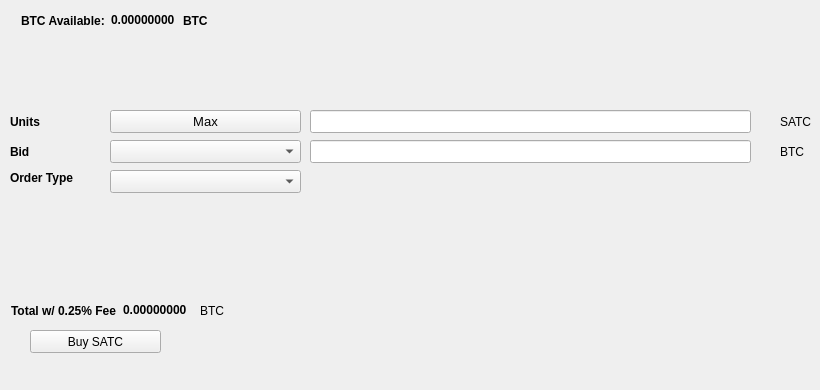
   <widget class="QWidget" name="BuyTab">
    <attribute name="title">
     <string>Buy</string>
    </attribute>
    <widget class="QPushButton" name="BuySATC">
     <property name="geometry">
      <rect>
       <x>30</x>
       <y>330</y>
       <width>131</width>
       <height>23</height>
      </rect>
     </property>
     <property name="text">
      <string>Buy SATC</string>
     </property>
     <property name="icon">
      <iconset resource="../satc.qrc">
       <normaloff>:/icons/bitcoin</normaloff>:/icons/bitcoin</iconset>
     </property>
    </widget>
    <widget class="QLabel" name="label_3">
     <property name="geometry">
      <rect>
       <x>10</x>
       <y>110</y>
       <width>46</width>
       <height>23</height>
      </rect>
     </property>
     <property name="font">
      <font>
       <weight>75</weight>
       <bold>true</bold>
      </font>
     </property>
     <property name="text">
      <string>Units</string>
     </property>
    </widget>
    <widget class="QLineEdit" name="UnitsInput">
     <property name="geometry">
      <rect>
       <x>310</x>
       <y>110</y>
       <width>441</width>
       <height>23</height>
      </rect>
     </property>
     <property name="font">
      <font>
       <pointsize>9</pointsize>
       <weight>75</weight>
       <bold>true</bold>
      </font>
     </property>
    </widget>
    <widget class="QLineEdit" name="BuyBidPriceEdit">
     <property name="geometry">
      <rect>
       <x>310</x>
       <y>140</y>
       <width>441</width>
       <height>23</height>
      </rect>
     </property>
     <property name="font">
      <font>
       <pointsize>9</pointsize>
       <weight>75</weight>
       <bold>true</bold>
      </font>
     </property>
    </widget>
    <widget class="QLabel" name="label_4">
     <property name="geometry">
      <rect>
       <x>780</x>
       <y>110</y>
       <width>31</width>
       <height>23</height>
      </rect>
     </property>
     <property name="text">
      <string>SATC</string>
     </property>
    </widget>
    <widget class="QLabel" name="label_5">
     <property name="geometry">
      <rect>
       <x>780</x>
       <y>140</y>
       <width>31</width>
       <height>23</height>
      </rect>
     </property>
     <property name="text">
      <string>BTC</string>
     </property>
    </widget>
    <widget class="QLabel" name="label_6">
     <property name="geometry">
      <rect>
       <x>10</x>
       <y>140</y>
       <width>46</width>
       <height>23</height>
      </rect>
     </property>
     <property name="font">
      <font>
       <weight>75</weight>
       <bold>true</bold>
      </font>
     </property>
     <property name="text">
      <string>Bid</string>
     </property>
    </widget>
    <widget class="QLabel" name="label_7">
     <property name="geometry">
      <rect>
       <x>10</x>
       <y>170</y>
       <width>91</width>
       <height>16</height>
      </rect>
     </property>
     <property name="font">
      <font>
       <weight>75</weight>
       <bold>true</bold>
      </font>
     </property>
     <property name="text">
      <string>Order Type</string>
     </property>
    </widget>
    <widget class="QPushButton" name="Buy_Max_Amount">
     <property name="geometry">
      <rect>
       <x>110</x>
       <y>110</y>
       <width>191</width>
       <height>23</height>
      </rect>
     </property>
     <property name="font">
      <font>
       <pointsize>10</pointsize>
      </font>
     </property>
     <property name="text">
      <string>Max</string>
     </property>
    </widget>
    <widget class="QComboBox" name="BuyBidcomboBox">
     <property name="geometry">
      <rect>
       <x>110</x>
       <y>140</y>
       <width>191</width>
       <height>23</height>
      </rect>
     </property>
     <property name="font">
      <font>
       <pointsize>10</pointsize>
      </font>
     </property>
    </widget>
    <widget class="QComboBox" name="buyOrdertypeCombo">
     <property name="geometry">
      <rect>
       <x>110</x>
       <y>170</y>
       <width>191</width>
       <height>23</height>
      </rect>
     </property>
     <property name="font">
      <font>
       <pointsize>10</pointsize>
      </font>
     </property>
    </widget>
    <widget class="QWidget" name="layoutWidget1">
     <property name="geometry">
      <rect>
       <x>21</x>
       <y>11</y>
       <width>227</width>
       <height>19</height>
      </rect>
     </property>
     <layout class="QHBoxLayout" name="horizontalLayout_3">
      <item>
       <widget class="QLabel" name="label232">
        <property name="font">
         <font>
          <weight>75</weight>
          <bold>true</bold>
         </font>
        </property>
        <property name="text">
         <string>BTC Available:</string>
        </property>
       </widget>
      </item>
      <item>
       <widget class="QLabel" name="BtcAvailableLbl">
        <property name="palette">
         <palette>
          <active>
           <colorrole role="WindowText">
            <brush brushstyle="SolidPattern">
             <color alpha="255">
              <red>0</red>
              <green>0</green>
              <blue>0</blue>
             </color>
            </brush>
           </colorrole>
           <colorrole role="Button">
            <brush brushstyle="SolidPattern">
             <color alpha="255">
              <red>0</red>
              <green>170</green>
              <blue>0</blue>
             </color>
            </brush>
           </colorrole>
           <colorrole role="Light">
            <brush brushstyle="SolidPattern">
             <color alpha="255">
              <red>0</red>
              <green>255</green>
              <blue>0</blue>
             </color>
            </brush>
           </colorrole>
           <colorrole role="Midlight">
            <brush brushstyle="SolidPattern">
             <color alpha="255">
              <red>0</red>
              <green>212</green>
              <blue>0</blue>
             </color>
            </brush>
           </colorrole>
           <colorrole role="Dark">
            <brush brushstyle="SolidPattern">
             <color alpha="255">
              <red>0</red>
              <green>85</green>
              <blue>0</blue>
             </color>
            </brush>
           </colorrole>
           <colorrole role="Mid">
            <brush brushstyle="SolidPattern">
             <color alpha="255">
              <red>0</red>
              <green>113</green>
              <blue>0</blue>
             </color>
            </brush>
           </colorrole>
           <colorrole role="Text">
            <brush brushstyle="SolidPattern">
             <color alpha="255">
              <red>0</red>
              <green>170</green>
              <blue>0</blue>
             </color>
            </brush>
           </colorrole>
           <colorrole role="BrightText">
            <brush brushstyle="SolidPattern">
             <color alpha="255">
              <red>255</red>
              <green>255</green>
              <blue>255</blue>
             </color>
            </brush>
           </colorrole>
           <colorrole role="ButtonText">
            <brush brushstyle="SolidPattern">
             <color alpha="255">
              <red>0</red>
              <green>0</green>
              <blue>0</blue>
             </color>
            </brush>
           </colorrole>
           <colorrole role="Base">
            <brush brushstyle="SolidPattern">
             <color alpha="255">
              <red>255</red>
              <green>255</green>
              <blue>255</blue>
             </color>
            </brush>
           </colorrole>
           <colorrole role="Window">
            <brush brushstyle="SolidPattern">
             <color alpha="255">
              <red>0</red>
              <green>170</green>
              <blue>0</blue>
             </color>
            </brush>
           </colorrole>
           <colorrole role="Shadow">
            <brush brushstyle="SolidPattern">
             <color alpha="255">
              <red>0</red>
              <green>0</green>
              <blue>0</blue>
             </color>
            </brush>
           </colorrole>
           <colorrole role="AlternateBase">
            <brush brushstyle="SolidPattern">
             <color alpha="255">
              <red>127</red>
              <green>212</green>
              <blue>127</blue>
             </color>
            </brush>
           </colorrole>
           <colorrole role="ToolTipBase">
            <brush brushstyle="SolidPattern">
             <color alpha="255">
              <red>255</red>
              <green>255</green>
              <blue>220</blue>
             </color>
            </brush>
           </colorrole>
           <colorrole role="ToolTipText">
            <brush brushstyle="SolidPattern">
             <color alpha="255">
              <red>0</red>
              <green>0</green>
              <blue>0</blue>
             </color>
            </brush>
           </colorrole>
          </active>
          <inactive>
           <colorrole role="WindowText">
            <brush brushstyle="SolidPattern">
             <color alpha="255">
              <red>0</red>
              <green>0</green>
              <blue>0</blue>
             </color>
            </brush>
           </colorrole>
           <colorrole role="Button">
            <brush brushstyle="SolidPattern">
             <color alpha="255">
              <red>0</red>
              <green>170</green>
              <blue>0</blue>
             </color>
            </brush>
           </colorrole>
           <colorrole role="Light">
            <brush brushstyle="SolidPattern">
             <color alpha="255">
              <red>0</red>
              <green>255</green>
              <blue>0</blue>
             </color>
            </brush>
           </colorrole>
           <colorrole role="Midlight">
            <brush brushstyle="SolidPattern">
             <color alpha="255">
              <red>0</red>
              <green>212</green>
              <blue>0</blue>
             </color>
            </brush>
           </colorrole>
           <colorrole role="Dark">
            <brush brushstyle="SolidPattern">
             <color alpha="255">
              <red>0</red>
              <green>85</green>
              <blue>0</blue>
             </color>
            </brush>
           </colorrole>
           <colorrole role="Mid">
            <brush brushstyle="SolidPattern">
             <color alpha="255">
              <red>0</red>
              <green>113</green>
              <blue>0</blue>
             </color>
            </brush>
           </colorrole>
           <colorrole role="Text">
            <brush brushstyle="SolidPattern">
             <color alpha="255">
              <red>0</red>
              <green>170</green>
              <blue>0</blue>
             </color>
            </brush>
           </colorrole>
           <colorrole role="BrightText">
            <brush brushstyle="SolidPattern">
             <color alpha="255">
              <red>255</red>
              <green>255</green>
              <blue>255</blue>
             </color>
            </brush>
           </colorrole>
           <colorrole role="ButtonText">
            <brush brushstyle="SolidPattern">
             <color alpha="255">
              <red>0</red>
              <green>0</green>
              <blue>0</blue>
             </color>
            </brush>
           </colorrole>
           <colorrole role="Base">
            <brush brushstyle="SolidPattern">
             <color alpha="255">
              <red>255</red>
              <green>255</green>
              <blue>255</blue>
             </color>
            </brush>
           </colorrole>
           <colorrole role="Window">
            <brush brushstyle="SolidPattern">
             <color alpha="255">
              <red>0</red>
              <green>170</green>
              <blue>0</blue>
             </color>
            </brush>
           </colorrole>
           <colorrole role="Shadow">
            <brush brushstyle="SolidPattern">
             <color alpha="255">
              <red>0</red>
              <green>0</green>
              <blue>0</blue>
             </color>
            </brush>
           </colorrole>
           <colorrole role="AlternateBase">
            <brush brushstyle="SolidPattern">
             <color alpha="255">
              <red>127</red>
              <green>212</green>
              <blue>127</blue>
             </color>
            </brush>
           </colorrole>
           <colorrole role="ToolTipBase">
            <brush brushstyle="SolidPattern">
             <color alpha="255">
              <red>255</red>
              <green>255</green>
              <blue>220</blue>
             </color>
            </brush>
           </colorrole>
           <colorrole role="ToolTipText">
            <brush brushstyle="SolidPattern">
             <color alpha="255">
              <red>0</red>
              <green>0</green>
              <blue>0</blue>
             </color>
            </brush>
           </colorrole>
          </inactive>
          <disabled>
           <colorrole role="WindowText">
            <brush brushstyle="SolidPattern">
             <color alpha="255">
              <red>0</red>
              <green>85</green>
              <blue>0</blue>
             </color>
            </brush>
           </colorrole>
           <colorrole role="Button">
            <brush brushstyle="SolidPattern">
             <color alpha="255">
              <red>0</red>
              <green>170</green>
              <blue>0</blue>
             </color>
            </brush>
           </colorrole>
           <colorrole role="Light">
            <brush brushstyle="SolidPattern">
             <color alpha="255">
              <red>0</red>
              <green>255</green>
              <blue>0</blue>
             </color>
            </brush>
           </colorrole>
           <colorrole role="Midlight">
            <brush brushstyle="SolidPattern">
             <color alpha="255">
              <red>0</red>
              <green>212</green>
              <blue>0</blue>
             </color>
            </brush>
           </colorrole>
           <colorrole role="Dark">
            <brush brushstyle="SolidPattern">
             <color alpha="255">
              <red>0</red>
              <green>85</green>
              <blue>0</blue>
             </color>
            </brush>
           </colorrole>
           <colorrole role="Mid">
            <brush brushstyle="SolidPattern">
             <color alpha="255">
              <red>0</red>
              <green>113</green>
              <blue>0</blue>
             </color>
            </brush>
           </colorrole>
           <colorrole role="Text">
            <brush brushstyle="SolidPattern">
             <color alpha="255">
              <red>0</red>
              <green>85</green>
              <blue>0</blue>
             </color>
            </brush>
           </colorrole>
           <colorrole role="BrightText">
            <brush brushstyle="SolidPattern">
             <color alpha="255">
              <red>255</red>
              <green>255</green>
              <blue>255</blue>
             </color>
            </brush>
           </colorrole>
           <colorrole role="ButtonText">
            <brush brushstyle="SolidPattern">
             <color alpha="255">
              <red>0</red>
              <green>85</green>
              <blue>0</blue>
             </color>
            </brush>
           </colorrole>
           <colorrole role="Base">
            <brush brushstyle="SolidPattern">
             <color alpha="255">
              <red>0</red>
              <green>170</green>
              <blue>0</blue>
             </color>
            </brush>
           </colorrole>
           <colorrole role="Window">
            <brush brushstyle="SolidPattern">
             <color alpha="255">
              <red>0</red>
              <green>170</green>
              <blue>0</blue>
             </color>
            </brush>
           </colorrole>
           <colorrole role="Shadow">
            <brush brushstyle="SolidPattern">
             <color alpha="255">
              <red>0</red>
              <green>0</green>
              <blue>0</blue>
             </color>
            </brush>
           </colorrole>
           <colorrole role="AlternateBase">
            <brush brushstyle="SolidPattern">
             <color alpha="255">
              <red>0</red>
              <green>170</green>
              <blue>0</blue>
             </color>
            </brush>
           </colorrole>
           <colorrole role="ToolTipBase">
            <brush brushstyle="SolidPattern">
             <color alpha="255">
              <red>255</red>
              <green>255</green>
              <blue>220</blue>
             </color>
            </brush>
           </colorrole>
           <colorrole role="ToolTipText">
            <brush brushstyle="SolidPattern">
             <color alpha="255">
              <red>0</red>
              <green>0</green>
              <blue>0</blue>
             </color>
            </brush>
           </colorrole>
          </disabled>
         </palette>
        </property>
        <property name="font">
         <font>
          <weight>75</weight>
          <bold>true</bold>
         </font>
        </property>
        <property name="text">
         <string>0.00000000</string>
        </property>
        <property name="textInteractionFlags">
         <set>Qt::LinksAccessibleByMouse|Qt::TextSelectableByKeyboard|Qt::TextSelectableByMouse</set>
        </property>
       </widget>
      </item>
      <item>
       <widget class="QLabel" name="BtcAvailableLbl_2">
        <property name="font">
         <font>
          <weight>75</weight>
          <bold>true</bold>
         </font>
        </property>
        <property name="text">
         <string>BTC</string>
        </property>
       </widget>
      </item>
     </layout>
    </widget>
    <widget class="QWidget" name="layoutWidge2">
     <property name="geometry">
      <rect>
       <x>11</x>
       <y>301</y>
       <width>259</width>
       <height>19</height>
      </rect>
     </property>
     <layout class="QHBoxLayout" name="horizontalLayout_4">
      <item>
       <widget class="QLabel" name="label_9">
        <property name="font">
         <font>
          <weight>75</weight>
          <bold>true</bold>
         </font>
        </property>
        <property name="text">
         <string>Total w/ 0.25% Fee</string>
        </property>
       </widget>
      </item>
      <item>
       <widget class="QLabel" name="BuyCostLabel">
        <property name="palette">
         <palette>
          <active>
           <colorrole role="WindowText">
            <brush brushstyle="SolidPattern">
             <color alpha="255">
              <red>0</red>
              <green>0</green>
              <blue>0</blue>
             </color>
            </brush>
           </colorrole>
           <colorrole role="Button">
            <brush brushstyle="SolidPattern">
             <color alpha="255">
              <red>0</red>
              <green>170</green>
              <blue>0</blue>
             </color>
            </brush>
           </colorrole>
           <colorrole role="Light">
            <brush brushstyle="SolidPattern">
             <color alpha="255">
              <red>0</red>
              <green>255</green>
              <blue>0</blue>
             </color>
            </brush>
           </colorrole>
           <colorrole role="Midlight">
            <brush brushstyle="SolidPattern">
             <color alpha="255">
              <red>0</red>
              <green>212</green>
              <blue>0</blue>
             </color>
            </brush>
           </colorrole>
           <colorrole role="Dark">
            <brush brushstyle="SolidPattern">
             <color alpha="255">
              <red>0</red>
              <green>85</green>
              <blue>0</blue>
             </color>
            </brush>
           </colorrole>
           <colorrole role="Mid">
            <brush brushstyle="SolidPattern">
             <color alpha="255">
              <red>0</red>
              <green>113</green>
              <blue>0</blue>
             </color>
            </brush>
           </colorrole>
           <colorrole role="Text">
            <brush brushstyle="SolidPattern">
             <color alpha="255">
              <red>0</red>
              <green>170</green>
              <blue>0</blue>
             </color>
            </brush>
           </colorrole>
           <colorrole role="BrightText">
            <brush brushstyle="SolidPattern">
             <color alpha="255">
              <red>255</red>
              <green>255</green>
              <blue>255</blue>
             </color>
            </brush>
           </colorrole>
           <colorrole role="ButtonText">
            <brush brushstyle="SolidPattern">
             <color alpha="255">
              <red>0</red>
              <green>0</green>
              <blue>0</blue>
             </color>
            </brush>
           </colorrole>
           <colorrole role="Base">
            <brush brushstyle="SolidPattern">
             <color alpha="255">
              <red>255</red>
              <green>255</green>
              <blue>255</blue>
             </color>
            </brush>
           </colorrole>
           <colorrole role="Window">
            <brush brushstyle="SolidPattern">
             <color alpha="255">
              <red>0</red>
              <green>170</green>
              <blue>0</blue>
             </color>
            </brush>
           </colorrole>
           <colorrole role="Shadow">
            <brush brushstyle="SolidPattern">
             <color alpha="255">
              <red>0</red>
              <green>0</green>
              <blue>0</blue>
             </color>
            </brush>
           </colorrole>
           <colorrole role="AlternateBase">
            <brush brushstyle="SolidPattern">
             <color alpha="255">
              <red>127</red>
              <green>212</green>
              <blue>127</blue>
             </color>
            </brush>
           </colorrole>
           <colorrole role="ToolTipBase">
            <brush brushstyle="SolidPattern">
             <color alpha="255">
              <red>255</red>
              <green>255</green>
              <blue>220</blue>
             </color>
            </brush>
           </colorrole>
           <colorrole role="ToolTipText">
            <brush brushstyle="SolidPattern">
             <color alpha="255">
              <red>0</red>
              <green>0</green>
              <blue>0</blue>
             </color>
            </brush>
           </colorrole>
          </active>
          <inactive>
           <colorrole role="WindowText">
            <brush brushstyle="SolidPattern">
             <color alpha="255">
              <red>0</red>
              <green>0</green>
              <blue>0</blue>
             </color>
            </brush>
           </colorrole>
           <colorrole role="Button">
            <brush brushstyle="SolidPattern">
             <color alpha="255">
              <red>0</red>
              <green>170</green>
              <blue>0</blue>
             </color>
            </brush>
           </colorrole>
           <colorrole role="Light">
            <brush brushstyle="SolidPattern">
             <color alpha="255">
              <red>0</red>
              <green>255</green>
              <blue>0</blue>
             </color>
            </brush>
           </colorrole>
           <colorrole role="Midlight">
            <brush brushstyle="SolidPattern">
             <color alpha="255">
              <red>0</red>
              <green>212</green>
              <blue>0</blue>
             </color>
            </brush>
           </colorrole>
           <colorrole role="Dark">
            <brush brushstyle="SolidPattern">
             <color alpha="255">
              <red>0</red>
              <green>85</green>
              <blue>0</blue>
             </color>
            </brush>
           </colorrole>
           <colorrole role="Mid">
            <brush brushstyle="SolidPattern">
             <color alpha="255">
              <red>0</red>
              <green>113</green>
              <blue>0</blue>
             </color>
            </brush>
           </colorrole>
           <colorrole role="Text">
            <brush brushstyle="SolidPattern">
             <color alpha="255">
              <red>0</red>
              <green>170</green>
              <blue>0</blue>
             </color>
            </brush>
           </colorrole>
           <colorrole role="BrightText">
            <brush brushstyle="SolidPattern">
             <color alpha="255">
              <red>255</red>
              <green>255</green>
              <blue>255</blue>
             </color>
            </brush>
           </colorrole>
           <colorrole role="ButtonText">
            <brush brushstyle="SolidPattern">
             <color alpha="255">
              <red>0</red>
              <green>0</green>
              <blue>0</blue>
             </color>
            </brush>
           </colorrole>
           <colorrole role="Base">
            <brush brushstyle="SolidPattern">
             <color alpha="255">
              <red>255</red>
              <green>255</green>
              <blue>255</blue>
             </color>
            </brush>
           </colorrole>
           <colorrole role="Window">
            <brush brushstyle="SolidPattern">
             <color alpha="255">
              <red>0</red>
              <green>170</green>
              <blue>0</blue>
             </color>
            </brush>
           </colorrole>
           <colorrole role="Shadow">
            <brush brushstyle="SolidPattern">
             <color alpha="255">
              <red>0</red>
              <green>0</green>
              <blue>0</blue>
             </color>
            </brush>
           </colorrole>
           <colorrole role="AlternateBase">
            <brush brushstyle="SolidPattern">
             <color alpha="255">
              <red>127</red>
              <green>212</green>
              <blue>127</blue>
             </color>
            </brush>
           </colorrole>
           <colorrole role="ToolTipBase">
            <brush brushstyle="SolidPattern">
             <color alpha="255">
              <red>255</red>
              <green>255</green>
              <blue>220</blue>
             </color>
            </brush>
           </colorrole>
           <colorrole role="ToolTipText">
            <brush brushstyle="SolidPattern">
             <color alpha="255">
              <red>0</red>
              <green>0</green>
              <blue>0</blue>
             </color>
            </brush>
           </colorrole>
          </inactive>
          <disabled>
           <colorrole role="WindowText">
            <brush brushstyle="SolidPattern">
             <color alpha="255">
              <red>0</red>
              <green>85</green>
              <blue>0</blue>
             </color>
            </brush>
           </colorrole>
           <colorrole role="Button">
            <brush brushstyle="SolidPattern">
             <color alpha="255">
              <red>0</red>
              <green>170</green>
              <blue>0</blue>
             </color>
            </brush>
           </colorrole>
           <colorrole role="Light">
            <brush brushstyle="SolidPattern">
             <color alpha="255">
              <red>0</red>
              <green>255</green>
              <blue>0</blue>
             </color>
            </brush>
           </colorrole>
           <colorrole role="Midlight">
            <brush brushstyle="SolidPattern">
             <color alpha="255">
              <red>0</red>
              <green>212</green>
              <blue>0</blue>
             </color>
            </brush>
           </colorrole>
           <colorrole role="Dark">
            <brush brushstyle="SolidPattern">
             <color alpha="255">
              <red>0</red>
              <green>85</green>
              <blue>0</blue>
             </color>
            </brush>
           </colorrole>
           <colorrole role="Mid">
            <brush brushstyle="SolidPattern">
             <color alpha="255">
              <red>0</red>
              <green>113</green>
              <blue>0</blue>
             </color>
            </brush>
           </colorrole>
           <colorrole role="Text">
            <brush brushstyle="SolidPattern">
             <color alpha="255">
              <red>0</red>
              <green>85</green>
              <blue>0</blue>
             </color>
            </brush>
           </colorrole>
           <colorrole role="BrightText">
            <brush brushstyle="SolidPattern">
             <color alpha="255">
              <red>255</red>
              <green>255</green>
              <blue>255</blue>
             </color>
            </brush>
           </colorrole>
           <colorrole role="ButtonText">
            <brush brushstyle="SolidPattern">
             <color alpha="255">
              <red>0</red>
              <green>85</green>
              <blue>0</blue>
             </color>
            </brush>
           </colorrole>
           <colorrole role="Base">
            <brush brushstyle="SolidPattern">
             <color alpha="255">
              <red>0</red>
              <green>170</green>
              <blue>0</blue>
             </color>
            </brush>
           </colorrole>
           <colorrole role="Window">
            <brush brushstyle="SolidPattern">
             <color alpha="255">
              <red>0</red>
              <green>170</green>
              <blue>0</blue>
             </color>
            </brush>
           </colorrole>
           <colorrole role="Shadow">
            <brush brushstyle="SolidPattern">
             <color alpha="255">
              <red>0</red>
              <green>0</green>
              <blue>0</blue>
             </color>
            </brush>
           </colorrole>
           <colorrole role="AlternateBase">
            <brush brushstyle="SolidPattern">
             <color alpha="255">
              <red>0</red>
              <green>170</green>
              <blue>0</blue>
             </color>
            </brush>
           </colorrole>
           <colorrole role="ToolTipBase">
            <brush brushstyle="SolidPattern">
             <color alpha="255">
              <red>255</red>
              <green>255</green>
              <blue>220</blue>
             </color>
            </brush>
           </colorrole>
           <colorrole role="ToolTipText">
            <brush brushstyle="SolidPattern">
             <color alpha="255">
              <red>0</red>
              <green>0</green>
              <blue>0</blue>
             </color>
            </brush>
           </colorrole>
          </disabled>
         </palette>
        </property>
        <property name="font">
         <font>
          <weight>75</weight>
          <bold>true</bold>
         </font>
        </property>
        <property name="autoFillBackground">
         <bool>false</bool>
        </property>
        <property name="text">
         <string>0.00000000</string>
        </property>
        <property name="textInteractionFlags">
         <set>Qt::LinksAccessibleByMouse|Qt::TextSelectableByMouse</set>
        </property>
       </widget>
      </item>
      <item>
       <widget class="QLabel" name="label_10">
        <property name="font">
         <font>
          <weight>50</weight>
          <bold>false</bold>
         </font>
        </property>
        <property name="text">
         <string>BTC</string>
        </property>
       </widget>
      </item>
     </layout>
    </widget>
    <widget class="QLabel" name="label_24">
     <property name="geometry">
      <rect>
       <x>460</x>
       <y>300</y>
       <width>281</width>
       <height>81</height>
      </rect>
     </property>
     <property name="text">
      <string/>
     </property>
     <property name="pixmap">
      <pixmap>:/images/bittrex</pixmap>
     </property>
    </widget>
   </widget>
